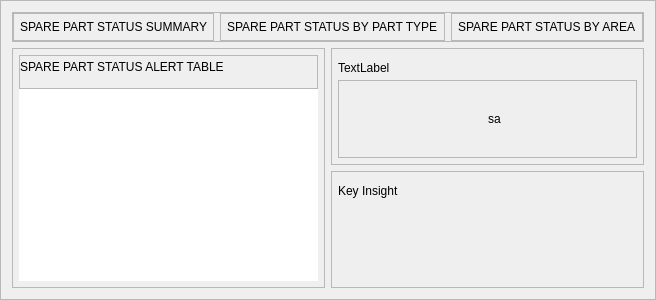
                <widget class="QFrame" name="frame_23">
                 <property name="sizePolicy">
                  <sizepolicy hsizetype="Preferred" vsizetype="MinimumExpanding">
                   <horstretch>0</horstretch>
                   <verstretch>0</verstretch>
                  </sizepolicy>
                 </property>
                 <property name="frameShape">
                  <enum>QFrame::StyledPanel</enum>
                 </property>
                 <property name="frameShadow">
                  <enum>QFrame::Raised</enum>
                 </property>
                 <layout class="QGridLayout" name="gridLayout_10">
                  <item row="0" column="0" colspan="2">
                   <widget class="QFrame" name="frame_171">
                    <property name="maximumSize">
                     <size>
                      <width>16777215</width>
                      <height>16777215</height>
                     </size>
                    </property>
                    <property name="frameShape">
                     <enum>QFrame::StyledPanel</enum>
                    </property>
                    <property name="frameShadow">
                     <enum>QFrame::Raised</enum>
                    </property>
                    <layout class="QHBoxLayout" name="horizontalLayout_15">
                     <property name="leftMargin">
                      <number>0</number>
                     </property>
                     <property name="topMargin">
                      <number>0</number>
                     </property>
                     <property name="rightMargin">
                      <number>0</number>
                     </property>
                     <property name="bottomMargin">
                      <number>0</number>
                     </property>
                     <item>
                      <widget class="QFrame" name="SP_part_summary_frame">
                       <property name="sizePolicy">
                        <sizepolicy hsizetype="Expanding" vsizetype="MinimumExpanding">
                         <horstretch>0</horstretch>
                         <verstretch>0</verstretch>
                        </sizepolicy>
                       </property>
                       <property name="frameShape">
                        <enum>QFrame::StyledPanel</enum>
                       </property>
                       <property name="frameShadow">
                        <enum>QFrame::Raised</enum>
                       </property>
                       <layout class="QGridLayout" name="gridLayout_11">
                        <property name="leftMargin">
                         <number>6</number>
                        </property>
                        <property name="topMargin">
                         <number>6</number>
                        </property>
                        <property name="rightMargin">
                         <number>6</number>
                        </property>
                        <property name="bottomMargin">
                         <number>6</number>
                        </property>
                        <property name="spacing">
                         <number>0</number>
                        </property>
                        <item row="0" column="0" colspan="2">
                         <widget class="QLabel" name="label_126">
                          <property name="sizePolicy">
                           <sizepolicy hsizetype="Preferred" vsizetype="Maximum">
                            <horstretch>0</horstretch>
                            <verstretch>0</verstretch>
                           </sizepolicy>
                          </property>
                          <property name="minimumSize">
                           <size>
                            <width>0</width>
                            <height>0</height>
                           </size>
                          </property>
                          <property name="maximumSize">
                           <size>
                            <width>16777215</width>
                            <height>25</height>
                           </size>
                          </property>
                          <property name="text">
                           <string>SPARE PART STATUS SUMMARY</string>
                          </property>
                         </widget>
                        </item>
                        <item row="1" column="0">
                         <widget class="QWidget" name="SP_part_summary_chart" native="true"/>
                        </item>
                        <item row="1" column="1">
                         <widget class="QWidget" name="SP_part_summary_legend" native="true">
                          <property name="maximumSize">
                           <size>
                            <width>100</width>
                            <height>16777215</height>
                           </size>
                          </property>
                         </widget>
                        </item>
                       </layout>
                      </widget>
                     </item>
                     <item>
                      <widget class="QFrame" name="SP_part_bytype_frame">
                       <property name="sizePolicy">
                        <sizepolicy hsizetype="Expanding" vsizetype="MinimumExpanding">
                         <horstretch>0</horstretch>
                         <verstretch>0</verstretch>
                        </sizepolicy>
                       </property>
                       <property name="frameShape">
                        <enum>QFrame::StyledPanel</enum>
                       </property>
                       <property name="frameShadow">
                        <enum>QFrame::Raised</enum>
                       </property>
                       <layout class="QVBoxLayout" name="verticalLayout_93">
                        <property name="spacing">
                         <number>0</number>
                        </property>
                        <property name="leftMargin">
                         <number>6</number>
                        </property>
                        <property name="topMargin">
                         <number>6</number>
                        </property>
                        <property name="rightMargin">
                         <number>6</number>
                        </property>
                        <property name="bottomMargin">
                         <number>6</number>
                        </property>
                        <item>
                         <widget class="QLabel" name="label_127">
                          <property name="sizePolicy">
                           <sizepolicy hsizetype="Preferred" vsizetype="Maximum">
                            <horstretch>0</horstretch>
                            <verstretch>0</verstretch>
                           </sizepolicy>
                          </property>
                          <property name="minimumSize">
                           <size>
                            <width>0</width>
                            <height>0</height>
                           </size>
                          </property>
                          <property name="maximumSize">
                           <size>
                            <width>16777215</width>
                            <height>25</height>
                           </size>
                          </property>
                          <property name="text">
                           <string>SPARE PART STATUS BY PART TYPE</string>
                          </property>
                         </widget>
                        </item>
                        <item>
                         <widget class="QWidget" name="SP_part_bytype_legend" native="true">
                          <property name="sizePolicy">
                           <sizepolicy hsizetype="Preferred" vsizetype="Maximum">
                            <horstretch>0</horstretch>
                            <verstretch>0</verstretch>
                           </sizepolicy>
                          </property>
                          <property name="maximumSize">
                           <size>
                            <width>16777215</width>
                            <height>25</height>
                           </size>
                          </property>
                         </widget>
                        </item>
                        <item>
                         <widget class="QWidget" name="SP_part_bytype_chart" native="true"/>
                        </item>
                       </layout>
                      </widget>
                     </item>
                     <item>
                      <widget class="QFrame" name="SP_part_byarea_frame">
                       <property name="sizePolicy">
                        <sizepolicy hsizetype="Expanding" vsizetype="MinimumExpanding">
                         <horstretch>0</horstretch>
                         <verstretch>0</verstretch>
                        </sizepolicy>
                       </property>
                       <property name="frameShape">
                        <enum>QFrame::StyledPanel</enum>
                       </property>
                       <property name="frameShadow">
                        <enum>QFrame::Raised</enum>
                       </property>
                       <layout class="QVBoxLayout" name="verticalLayout_94">
                        <property name="spacing">
                         <number>0</number>
                        </property>
                        <property name="leftMargin">
                         <number>6</number>
                        </property>
                        <property name="topMargin">
                         <number>6</number>
                        </property>
                        <property name="rightMargin">
                         <number>6</number>
                        </property>
                        <property name="bottomMargin">
                         <number>6</number>
                        </property>
                        <item>
                         <widget class="QLabel" name="label_128">
                          <property name="sizePolicy">
                           <sizepolicy hsizetype="Preferred" vsizetype="Maximum">
                            <horstretch>0</horstretch>
                            <verstretch>0</verstretch>
                           </sizepolicy>
                          </property>
                          <property name="minimumSize">
                           <size>
                            <width>0</width>
                            <height>0</height>
                           </size>
                          </property>
                          <property name="maximumSize">
                           <size>
                            <width>16777215</width>
                            <height>25</height>
                           </size>
                          </property>
                          <property name="text">
                           <string>SPARE PART STATUS BY AREA</string>
                          </property>
                         </widget>
                        </item>
                        <item>
                         <widget class="QWidget" name="SP_part_byarea_legend" native="true">
                          <property name="sizePolicy">
                           <sizepolicy hsizetype="Preferred" vsizetype="Maximum">
                            <horstretch>0</horstretch>
                            <verstretch>0</verstretch>
                           </sizepolicy>
                          </property>
                          <property name="maximumSize">
                           <size>
                            <width>16777215</width>
                            <height>25</height>
                           </size>
                          </property>
                         </widget>
                        </item>
                        <item>
                         <widget class="QWidget" name="SP_part_byarea_chart" native="true"/>
                        </item>
                       </layout>
                      </widget>
                     </item>
                    </layout>
                   </widget>
                  </item>
                  <item row="2" column="1">
                   <widget class="QFrame" name="frame_177">
                    <property name="sizePolicy">
                     <sizepolicy hsizetype="MinimumExpanding" vsizetype="MinimumExpanding">
                      <horstretch>0</horstretch>
                      <verstretch>0</verstretch>
                     </sizepolicy>
                    </property>
                    <property name="frameShape">
                     <enum>QFrame::StyledPanel</enum>
                    </property>
                    <property name="frameShadow">
                     <enum>QFrame::Raised</enum>
                    </property>
                    <layout class="QVBoxLayout" name="verticalLayout_98">
                     <property name="spacing">
                      <number>0</number>
                     </property>
                     <property name="leftMargin">
                      <number>6</number>
                     </property>
                     <property name="topMargin">
                      <number>6</number>
                     </property>
                     <property name="rightMargin">
                      <number>6</number>
                     </property>
                     <property name="bottomMargin">
                      <number>6</number>
                     </property>
                     <item>
                      <widget class="QLabel" name="label_132">
                       <property name="sizePolicy">
                        <sizepolicy hsizetype="Preferred" vsizetype="Maximum">
                         <horstretch>0</horstretch>
                         <verstretch>0</verstretch>
                        </sizepolicy>
                       </property>
                       <property name="minimumSize">
                        <size>
                         <width>0</width>
                         <height>0</height>
                        </size>
                       </property>
                       <property name="maximumSize">
                        <size>
                         <width>16777215</width>
                         <height>25</height>
                        </size>
                       </property>
                       <property name="text">
                        <string>TextLabel</string>
                       </property>
                      </widget>
                     </item>
                     <item>
                      <widget class="QFrame" name="frame_52">
                       <property name="frameShape">
                        <enum>QFrame::StyledPanel</enum>
                       </property>
                       <property name="frameShadow">
                        <enum>QFrame::Raised</enum>
                       </property>
                       <layout class="QHBoxLayout" name="horizontalLayout_34">
                        <property name="spacing">
                         <number>0</number>
                        </property>
                        <property name="leftMargin">
                         <number>0</number>
                        </property>
                        <property name="topMargin">
                         <number>0</number>
                        </property>
                        <property name="rightMargin">
                         <number>0</number>
                        </property>
                        <property name="bottomMargin">
                         <number>0</number>
                        </property>
                        <item>
                         <widget class="QWidget" name="SP_inventory_health_chart" native="true"/>
                        </item>
                        <item>
                         <widget class="QLabel" name="label_46">
                          <property name="maximumSize">
                           <size>
                            <width>200</width>
                            <height>16777215</height>
                           </size>
                          </property>
                          <property name="text">
                           <string>sa</string>
                          </property>
                          <property name="margin">
                           <number>20</number>
                          </property>
                         </widget>
                        </item>
                       </layout>
                      </widget>
                     </item>
                    </layout>
                   </widget>
                  </item>
                  <item row="3" column="1">
                   <widget class="QFrame" name="SP_key_insight_frame">
                    <property name="sizePolicy">
                     <sizepolicy hsizetype="Preferred" vsizetype="MinimumExpanding">
                      <horstretch>0</horstretch>
                      <verstretch>0</verstretch>
                     </sizepolicy>
                    </property>
                    <property name="frameShape">
                     <enum>QFrame::StyledPanel</enum>
                    </property>
                    <property name="frameShadow">
                     <enum>QFrame::Raised</enum>
                    </property>
                    <layout class="QVBoxLayout" name="verticalLayout_96">
                     <property name="spacing">
                      <number>0</number>
                     </property>
                     <property name="leftMargin">
                      <number>6</number>
                     </property>
                     <property name="topMargin">
                      <number>6</number>
                     </property>
                     <property name="rightMargin">
                      <number>6</number>
                     </property>
                     <property name="bottomMargin">
                      <number>6</number>
                     </property>
                     <item>
                      <widget class="QLabel" name="label_26">
                       <property name="sizePolicy">
                        <sizepolicy hsizetype="Preferred" vsizetype="Maximum">
                         <horstretch>0</horstretch>
                         <verstretch>0</verstretch>
                        </sizepolicy>
                       </property>
                       <property name="maximumSize">
                        <size>
                         <width>16777215</width>
                         <height>25</height>
                        </size>
                       </property>
                       <property name="text">
                        <string>Key Insight</string>
                       </property>
                      </widget>
                     </item>
                     <item>
                      <widget class="QLabel" name="SP_key_insight_lbl">
                       <property name="text">
                        <string/>
                       </property>
                      </widget>
                     </item>
                    </layout>
                   </widget>
                  </item>
                  <item row="2" column="0" rowspan="2">
                   <widget class="QFrame" name="SP_part_alert_frame">
                    <property name="sizePolicy">
                     <sizepolicy hsizetype="MinimumExpanding" vsizetype="Preferred">
                      <horstretch>0</horstretch>
                      <verstretch>0</verstretch>
                     </sizepolicy>
                    </property>
                    <property name="minimumSize">
                     <size>
                      <width>0</width>
                      <height>0</height>
                     </size>
                    </property>
                    <property name="frameShape">
                     <enum>QFrame::StyledPanel</enum>
                    </property>
                    <property name="frameShadow">
                     <enum>QFrame::Raised</enum>
                    </property>
                    <layout class="QVBoxLayout" name="verticalLayout_95">
                     <property name="spacing">
                      <number>0</number>
                     </property>
                     <property name="leftMargin">
                      <number>6</number>
                     </property>
                     <property name="topMargin">
                      <number>6</number>
                     </property>
                     <property name="rightMargin">
                      <number>6</number>
                     </property>
                     <property name="bottomMargin">
                      <number>6</number>
                     </property>
                     <item>
                      <widget class="QFrame" name="frame_69">
                       <property name="sizePolicy">
                        <sizepolicy hsizetype="Preferred" vsizetype="Maximum">
                         <horstretch>0</horstretch>
                         <verstretch>0</verstretch>
                        </sizepolicy>
                       </property>
                       <property name="frameShape">
                        <enum>QFrame::StyledPanel</enum>
                       </property>
                       <property name="frameShadow">
                        <enum>QFrame::Raised</enum>
                       </property>
                       <layout class="QHBoxLayout" name="horizontalLayout_36">
                        <property name="spacing">
                         <number>0</number>
                        </property>
                        <property name="leftMargin">
                         <number>0</number>
                        </property>
                        <property name="topMargin">
                         <number>0</number>
                        </property>
                        <property name="rightMargin">
                         <number>10</number>
                        </property>
                        <property name="bottomMargin">
                         <number>10</number>
                        </property>
                        <item>
                         <widget class="QLabel" name="label_129">
                          <property name="sizePolicy">
                           <sizepolicy hsizetype="Preferred" vsizetype="Maximum">
                            <horstretch>0</horstretch>
                            <verstretch>0</verstretch>
                           </sizepolicy>
                          </property>
                          <property name="minimumSize">
                           <size>
                            <width>0</width>
                            <height>0</height>
                           </size>
                          </property>
                          <property name="maximumSize">
                           <size>
                            <width>16777215</width>
                            <height>25</height>
                           </size>
                          </property>
                          <property name="text">
                           <string>SPARE PART STATUS ALERT TABLE</string>
                          </property>
                         </widget>
                        </item>
                        <item>
                         <spacer name="horizontalSpacer_17">
                          <property name="orientation">
                           <enum>Qt::Horizontal</enum>
                          </property>
                          <property name="sizeHint" stdset="0">
                           <size>
                            <width>40</width>
                            <height>20</height>
                           </size>
                          </property>
                         </spacer>
                        </item>
                        <item>
                         <widget class="QPushButton" name="spare_part_download_btn">
                          <property name="text">
                           <string/>
                          </property>
                          <property name="flat">
                           <bool>true</bool>
                          </property>
                         </widget>
                        </item>
                       </layout>
                      </widget>
                     </item>
                     <item>
                      <widget class="QTableView" name="SP_part_alert_table">
                       <property name="sizePolicy">
                        <sizepolicy hsizetype="Preferred" vsizetype="Preferred">
                         <horstretch>0</horstretch>
                         <verstretch>0</verstretch>
                        </sizepolicy>
                       </property>
                       <property name="frameShape">
                        <enum>QFrame::NoFrame</enum>
                       </property>
                       <property name="frameShadow">
                        <enum>QFrame::Raised</enum>
                       </property>
                      </widget>
                     </item>
                    </layout>
                   </widget>
                  </item>
                 </layout>
                </widget>
